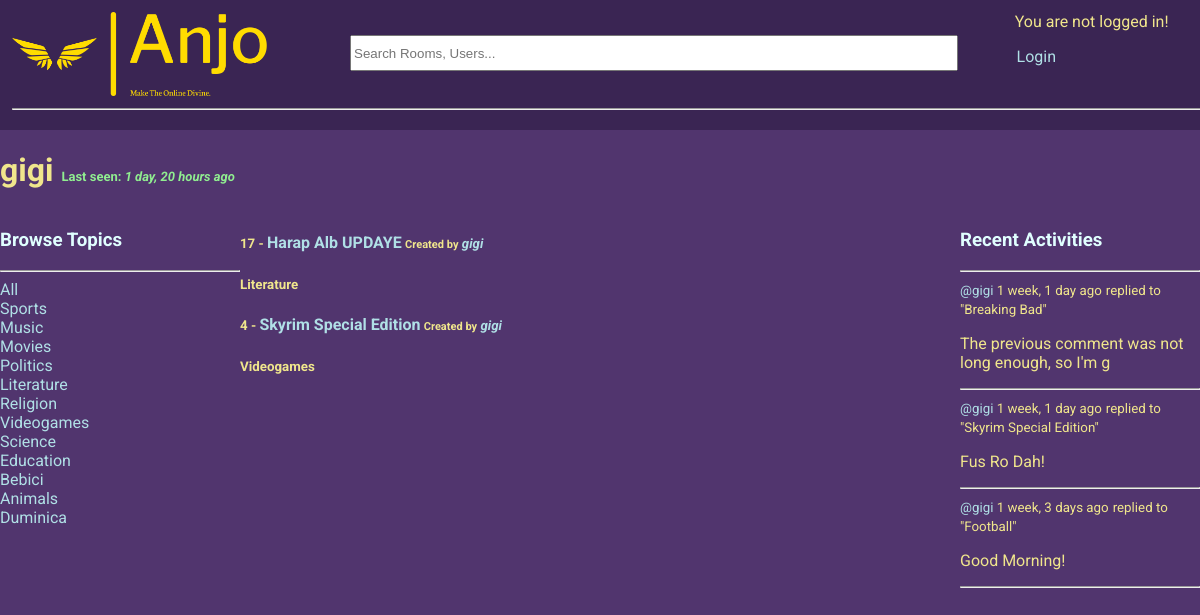
Before: /profile/2/ with the older database file.
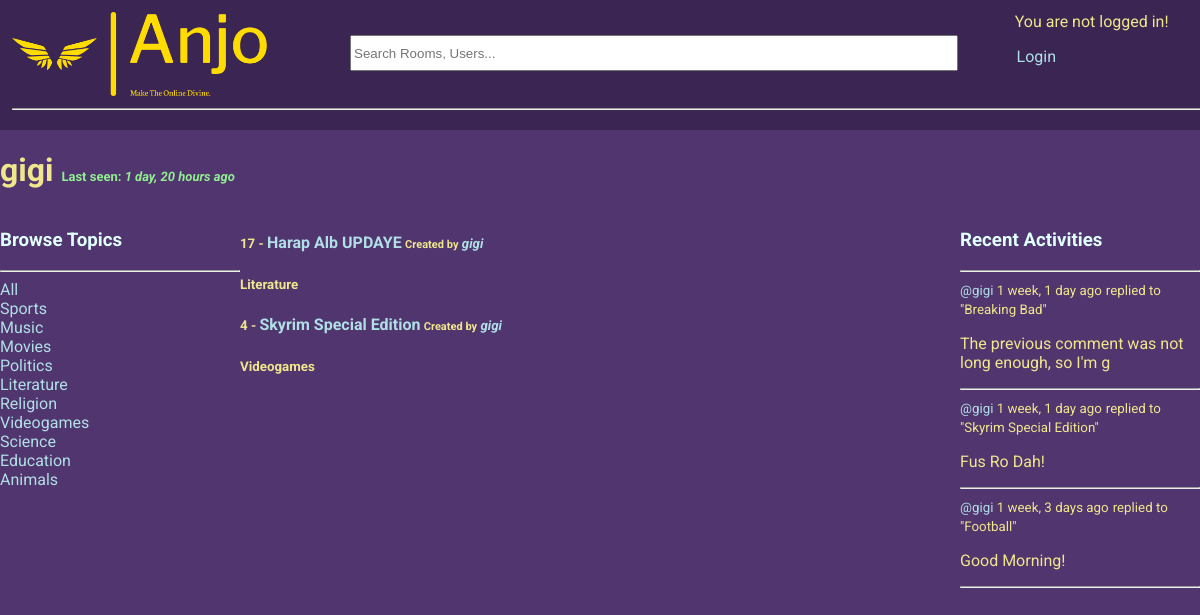
After: the same page with the newer database file.
### base/models.py (models this page shows, shortened)
class Topic(models.Model):
    name = models.CharField(max_length=200, unique=True)

class Room(models.Model):
    host = models.ForeignKey(User, on_delete=models.SET_NULL, null=True)
    topic = models.ForeignKey(Topic, on_delete=models.SET_NULL, null=True)
    name = models.CharField(max_length=200)
    description = models.TextField(null=True, blank=True)
    participants = models.ManyToManyField(User, related_name='participants', blank=True) # the users currently active in the room
    updated = models.DateTimeField(auto_now=True)
    created = models.DateTimeField(auto_now_add=True)
    class Meta:
        ordering = ['-updated', '-created'] # newest updated item should come first
    def __str__(self):
        return str(self.name)

class Message(models.Model):
    user = models.ForeignKey(User, on_delete=models.CASCADE) # on delete -> CASCADE = delete all children
    room = models.ForeignKey(Room, on_delete=models.CASCADE)
    body = models.TextField()
    updated = models.DateTimeField(auto_now=True)
    created = models.DateTimeField(auto_now_add=True)
    class Meta:
        ordering = ['-updated', '-created'] # newest updated item should come first
    def __str__(self):
        return self.body[0:50]

### base/views.py (the view)
# urls.py: path('profile/<str:pk>/', views.userProfile, name="user-profile"),
def userProfile(request, pk):
    user = User.objects.get(id=pk)
    rooms = user.room_set.all()
    room_messages = user.message_set.all()
    topics = Topic.objects.all()
    context = {'user': user, 'rooms': rooms, 'room_messages': room_messages, 'topics': topics}
    return render(request, 'base/profile.html', context)

### base/templates/base/profile.html (shortened to what this page needs)
{% extends 'main.html' %}
{% load static %}
{% block content %}
<h1>
    <div>
        {{user.username}}
        <small style="color: lightgreen; font-size: 13px;">Last seen: <i>{{user.last_login|timesince}} ago</i></small>
        </div>
</h1>
<div class="profile-container">
    <div>
        {% include 'base/topics_component.html' %}
    </div>
    <div>
        {% include 'base/feed_component.html' %}
    </div>
    <div>
        {% include 'base/activity_component.html' %}
    </div>
</div>
{% endblock content %}

### templates/main.html (shortened to what this page needs)
<!DOCTYPE html>
{% load static %}
<html lang="en">
<head>
    <link rel="stylesheet" type="text/css" media="screen" href="{% static 'css/main.css' %}">
</head>
<body>
    {% include 'navbar.html' %}
    {% block content %}
    {% endblock %}
</body>
</html>

### templates/navbar.html
{% load static %}
<nav>
    <div class="container-fluid">
        <div class="row" id="topnav">
            <ul>
                <li>
                    <a href="/"><img id="logo" src="{% static 'images\logo-no-background.png' %}" alt=""></a>
                </li>
                <li>
                    <form method="GET" action="{% url 'home' %}">
                        <input id="searchbar" type="text" name="q" placeholder="Search Rooms, Users..." />
                    </form>
                </li>
                {% if request.user.is_authenticated %}
                <li style="float: right;">
                    Hi, {{ request.user.username }}!
                    <a  style="position: relative; top: 40px; right: 58px;" href="{% url 'logout' %}" style="float: right; padding-right: 20px;" >Logout</a>
                </li>
                <li style="float: right;">
                    <form action="{% url 'user-profile' user.id %}">
                        <input type="image" class="input-image" id="input-image-user-profile" src="{% static 'images\user-profile.png' %}">
                    </form>
                </li>
                {% else %}
                <li style="float: right;">
                    You are not logged in!
                    <a style="position: relative; top: 35px; right: 156px;" href="{% url 'login' %}">Login</a>
                </li>
                {% endif %}
                <hr>
            </ul>
        </div>
    </div>
</nav>

### base/templates/base/topics_component.html (shortened to what this page needs)
<h3>Browse Topics</h3>
        <hr>
        <div>
            <a href="{% url 'home' %}">All</a>
        </div>
        {% for topic in topics %}
            <div>
                <a href="{% url 'home' %}?q={{topic.name}}">{{topic.name}}</a>
            </div>
        {% endfor %}
        <br>

### base/templates/base/feed_component.html (shortened to what this page needs)
<div>
    {% for room in rooms %}
        <div class="feed-container">
            <h5>
                <div>
                    {{room.id}} - <a style="font-size: 16px;" href="{% url 'room' room.id %}">{{room.name}}</a>
                    <span>
                        <small>Created by</small> <i><a href="{% url 'user-profile' room.host.id %}">{{room.host.username}}</a></i>
                    </span>
                </div>
            </h5>
            <small><b>{{room.topic.name}}</b></small>
        </div>
    {% endfor %}
</div>

### base/templates/base/activity_component.html (shortened to what this page needs)
<h3>Recent Activities</h3>
        <hr>
        {% for message in room_messages %}
            <div>
                <small><a href="{% url 'user-profile' message.user.id %}">@{{message.user}}</a> {{message.created|timesince}} ago</small>
                <small>replied to "{{message.room}}"</small>
                <p>{{message}}</p>
                <hr>
            </div>
        {% endfor %}

### static/css/main.css (style rules this page uses)
:root { font-family: 'Roboto','Franklin Gothic Medium', 'Arial Narrow', Arial, sans-serif; }
body { background-color: rgb(81, 53, 110); color: khaki; margin: 0; width: 100vw; height: 100vh; max-width: 100%; overflow-x: hidden; }
form { display: inline; }
ul li { display: inline-block; }
h3 { color: lightcyan; }
#topnav ul { list-style-type: none; margin: 0; margin-left: auto; background-color: rgba(6, 3, 21, 0.297); padding: 1%; display:inline-block; width: 100%; }
#logo { width: 255px; height: auto; }
#searchbar { width: 600px; height: 30px; position: absolute; top: 35px; left: 350px; }
a { text-decoration: none; }
a:link { color: powderblue; }

### base/templates/base/profile.html (style rules this page uses)
.profile-container { display: grid; grid-template-columns: 1fr 3fr 1fr; }

Changed rows visible on the page:
removed Topic: name "Bebici"
removed Topic: name "Duminica"
